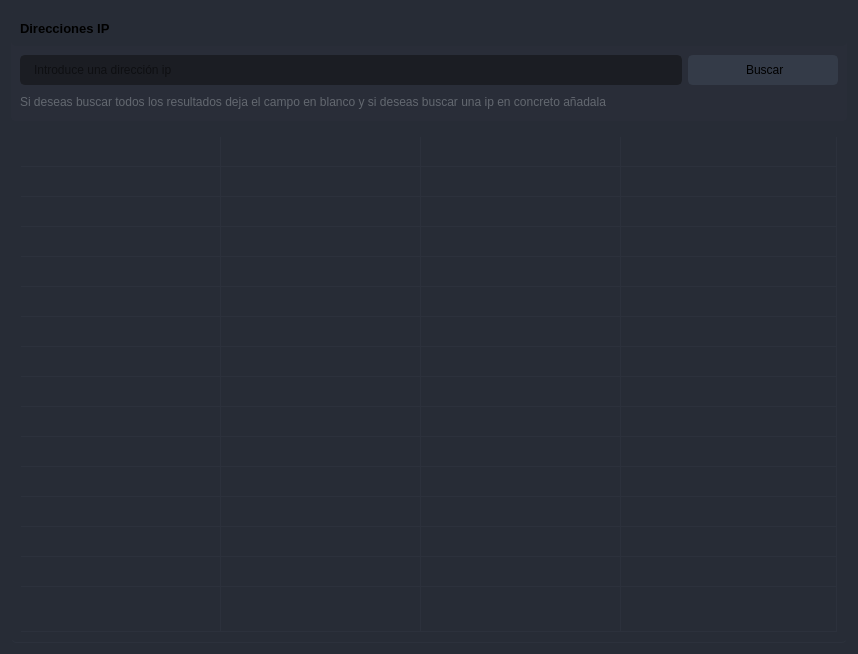
                        <widget class="QWidget" name="tab_10">
                         <property name="styleSheet">
                          <string notr="true">background-color: rgb(39, 44, 54);
</string>
                         </property>
                         <attribute name="title">
                          <string>Consultar Direciones IPs</string>
                         </attribute>
                         <layout class="QVBoxLayout" name="verticalLayout_26">
                          <item>
                           <widget class="QFrame" name="frame_div_content_2">
                            <property name="minimumSize">
                             <size>
                              <width>0</width>
                              <height>110</height>
                             </size>
                            </property>
                            <property name="maximumSize">
                             <size>
                              <width>16777215</width>
                              <height>110</height>
                             </size>
                            </property>
                            <property name="styleSheet">
                             <string notr="true">background-color: rgb(41, 45, 56);
border-radius: 5px;
</string>
                            </property>
                            <property name="frameShape">
                             <enum>QFrame::NoFrame</enum>
                            </property>
                            <property name="frameShadow">
                             <enum>QFrame::Raised</enum>
                            </property>
                            <layout class="QVBoxLayout" name="verticalLayout_16">
                             <property name="spacing">
                              <number>0</number>
                             </property>
                             <property name="leftMargin">
                              <number>0</number>
                             </property>
                             <property name="topMargin">
                              <number>0</number>
                             </property>
                             <property name="rightMargin">
                              <number>0</number>
                             </property>
                             <property name="bottomMargin">
                              <number>0</number>
                             </property>
                             <item>
                              <widget class="QFrame" name="frame_title_wid_2">
                               <property name="maximumSize">
                                <size>
                                 <width>16777215</width>
                                 <height>35</height>
                                </size>
                               </property>
                               <property name="styleSheet">
                                <string notr="true">background-color: rgb(39, 44, 54);</string>
                               </property>
                               <property name="frameShape">
                                <enum>QFrame::StyledPanel</enum>
                               </property>
                               <property name="frameShadow">
                                <enum>QFrame::Raised</enum>
                               </property>
                               <layout class="QVBoxLayout" name="verticalLayout_25">
                                <item>
                                 <widget class="QLabel" name="labelBoxBlenderInstalation_2">
                                  <property name="font">
                                   <font>
                                    <family>Segoe UI</family>
                                    <pointsize>10</pointsize>
                                    <weight>75</weight>
                                    <bold>true</bold>
                                   </font>
                                  </property>
                                  <property name="styleSheet">
                                   <string notr="true"/>
                                  </property>
                                  <property name="text">
                                   <string>Direcciones IP</string>
                                  </property>
                                 </widget>
                                </item>
                               </layout>
                              </widget>
                             </item>
                             <item>
                              <widget class="QFrame" name="frame_content_wid_2">
                               <property name="frameShape">
                                <enum>QFrame::NoFrame</enum>
                               </property>
                               <property name="frameShadow">
                                <enum>QFrame::Raised</enum>
                               </property>
                               <layout class="QHBoxLayout" name="horizontalLayout_16">
                                <item>
                                 <layout class="QGridLayout" name="gridLayout_6">
                                  <property name="bottomMargin">
                                   <number>0</number>
                                  </property>
                                  <item row="0" column="0">
                                   <widget class="QLineEdit" name="lineEdit_2">
                                    <property name="minimumSize">
                                     <size>
                                      <width>0</width>
                                      <height>30</height>
                                     </size>
                                    </property>
                                    <property name="styleSheet">
                                     <string notr="true">QLineEdit {
	background-color: rgb(27, 29, 35);
	border-radius: 5px;
	border: 2px solid rgb(27, 29, 35);
	padding-left: 10px;
}
QLineEdit:hover {
	border: 2px solid rgb(64, 71, 88);
}
QLineEdit:focus {
	border: 2px solid rgb(91, 101, 124);
}</string>
                                    </property>
                                    <property name="placeholderText">
                                     <string>Introduce una dirección ip</string>
                                    </property>
                                   </widget>
                                  </item>
                                  <item row="0" column="1">
                                   <widget class="QPushButton" name="buscar">
                                    <property name="sizePolicy">
                                     <sizepolicy hsizetype="Preferred" vsizetype="Preferred">
                                      <horstretch>0</horstretch>
                                      <verstretch>0</verstretch>
                                     </sizepolicy>
                                    </property>
                                    <property name="minimumSize">
                                     <size>
                                      <width>150</width>
                                      <height>30</height>
                                     </size>
                                    </property>
                                    <property name="font">
                                     <font>
                                      <family>Segoe UI</family>
                                      <pointsize>9</pointsize>
                                     </font>
                                    </property>
                                    <property name="styleSheet">
                                     <string notr="true">QPushButton {
	border: 2px solid rgb(52, 59, 72);
	border-radius: 5px;
	background-color: rgb(52, 59, 72);
}
QPushButton:hover {
	background-color: rgb(57, 65, 80);
	border: 2px solid rgb(61, 70, 86);
}
QPushButton:pressed {
	background-color: rgb(35, 40, 49);
	border: 2px solid rgb(43, 50, 61);
}</string>
                                    </property>
                                    <property name="text">
                                     <string> Buscar</string>
                                    </property>
                                    <property name="icon">
                                     <iconset>
                                      <normaloff>icons/16x16/cil-lupita.png</normaloff>icons/16x16/cil-lupita.png</iconset>
                                    </property>
                                   </widget>
                                  </item>
                                  <item row="1" column="0" colspan="2">
                                   <widget class="QLabel" name="labelVersion_4">
                                    <property name="styleSheet">
                                     <string notr="true">color: rgb(98, 103, 111);</string>
                                    </property>
                                    <property name="lineWidth">
                                     <number>1</number>
                                    </property>
                                    <property name="text">
                                     <string>Si deseas buscar todos los resultados deja el campo en blanco y si deseas buscar una ip en concreto añadala</string>
                                    </property>
                                    <property name="alignment">
                                     <set>Qt::AlignLeading|Qt::AlignLeft|Qt::AlignVCenter</set>
                                    </property>
                                   </widget>
                                  </item>
                                 </layout>
                                </item>
                               </layout>
                              </widget>
                             </item>
                            </layout>
                           </widget>
                          </item>
                          <item>
                           <widget class="QTableWidget" name="tableWidget_ip">
                            <property name="sizePolicy">
                             <sizepolicy hsizetype="Expanding" vsizetype="Expanding">
                              <horstretch>0</horstretch>
                              <verstretch>0</verstretch>
                             </sizepolicy>
                            </property>
                            <property name="palette">
                             <palette>
                              <active>
                               <colorrole role="WindowText">
                                <brush brushstyle="SolidPattern">
                                 <color alpha="255">
                                  <red>210</red>
                                  <green>210</green>
                                  <blue>210</blue>
                                 </color>
                                </brush>
                               </colorrole>
                               <colorrole role="Button">
                                <brush brushstyle="SolidPattern">
                                 <color alpha="255">
                                  <red>39</red>
                                  <green>44</green>
                                  <blue>54</blue>
                                 </color>
                                </brush>
                               </colorrole>
                               <colorrole role="Text">
                                <brush brushstyle="SolidPattern">
                                 <color alpha="255">
                                  <red>210</red>
                                  <green>210</green>
                                  <blue>210</blue>
                                 </color>
                                </brush>
                               </colorrole>
                               <colorrole role="ButtonText">
                                <brush brushstyle="SolidPattern">
                                 <color alpha="255">
                                  <red>210</red>
                                  <green>210</green>
                                  <blue>210</blue>
                                 </color>
                                </brush>
                               </colorrole>
                               <colorrole role="Base">
                                <brush brushstyle="SolidPattern">
                                 <color alpha="255">
                                  <red>39</red>
                                  <green>44</green>
                                  <blue>54</blue>
                                 </color>
                                </brush>
                               </colorrole>
                               <colorrole role="Window">
                                <brush brushstyle="SolidPattern">
                                 <color alpha="255">
                                  <red>39</red>
                                  <green>44</green>
                                  <blue>54</blue>
                                 </color>
                                </brush>
                               </colorrole>
                               <colorrole role="PlaceholderText">
                                <brush brushstyle="NoBrush">
                                 <color alpha="128">
                                  <red>210</red>
                                  <green>210</green>
                                  <blue>210</blue>
                                 </color>
                                </brush>
                               </colorrole>
                              </active>
                              <inactive>
                               <colorrole role="WindowText">
                                <brush brushstyle="SolidPattern">
                                 <color alpha="255">
                                  <red>210</red>
                                  <green>210</green>
                                  <blue>210</blue>
                                 </color>
                                </brush>
                               </colorrole>
                               <colorrole role="Button">
                                <brush brushstyle="SolidPattern">
                                 <color alpha="255">
                                  <red>39</red>
                                  <green>44</green>
                                  <blue>54</blue>
                                 </color>
                                </brush>
                               </colorrole>
                               <colorrole role="Text">
                                <brush brushstyle="SolidPattern">
                                 <color alpha="255">
                                  <red>210</red>
                                  <green>210</green>
                                  <blue>210</blue>
                                 </color>
                                </brush>
                               </colorrole>
                               <colorrole role="ButtonText">
                                <brush brushstyle="SolidPattern">
                                 <color alpha="255">
                                  <red>210</red>
                                  <green>210</green>
                                  <blue>210</blue>
                                 </color>
                                </brush>
                               </colorrole>
                               <colorrole role="Base">
                                <brush brushstyle="SolidPattern">
                                 <color alpha="255">
                                  <red>39</red>
                                  <green>44</green>
                                  <blue>54</blue>
                                 </color>
                                </brush>
                               </colorrole>
                               <colorrole role="Window">
                                <brush brushstyle="SolidPattern">
                                 <color alpha="255">
                                  <red>39</red>
                                  <green>44</green>
                                  <blue>54</blue>
                                 </color>
                                </brush>
                               </colorrole>
                               <colorrole role="PlaceholderText">
                                <brush brushstyle="NoBrush">
                                 <color alpha="128">
                                  <red>210</red>
                                  <green>210</green>
                                  <blue>210</blue>
                                 </color>
                                </brush>
                               </colorrole>
                              </inactive>
                              <disabled>
                               <colorrole role="WindowText">
                                <brush brushstyle="SolidPattern">
                                 <color alpha="255">
                                  <red>210</red>
                                  <green>210</green>
                                  <blue>210</blue>
                                 </color>
                                </brush>
                               </colorrole>
                               <colorrole role="Button">
                                <brush brushstyle="SolidPattern">
                                 <color alpha="255">
                                  <red>39</red>
                                  <green>44</green>
                                  <blue>54</blue>
                                 </color>
                                </brush>
                               </colorrole>
                               <colorrole role="Text">
                                <brush brushstyle="SolidPattern">
                                 <color alpha="255">
                                  <red>210</red>
                                  <green>210</green>
                                  <blue>210</blue>
                                 </color>
                                </brush>
                               </colorrole>
                               <colorrole role="ButtonText">
                                <brush brushstyle="SolidPattern">
                                 <color alpha="255">
                                  <red>210</red>
                                  <green>210</green>
                                  <blue>210</blue>
                                 </color>
                                </brush>
                               </colorrole>
                               <colorrole role="Base">
                                <brush brushstyle="SolidPattern">
                                 <color alpha="255">
                                  <red>39</red>
                                  <green>44</green>
                                  <blue>54</blue>
                                 </color>
                                </brush>
                               </colorrole>
                               <colorrole role="Window">
                                <brush brushstyle="SolidPattern">
                                 <color alpha="255">
                                  <red>39</red>
                                  <green>44</green>
                                  <blue>54</blue>
                                 </color>
                                </brush>
                               </colorrole>
                               <colorrole role="PlaceholderText">
                                <brush brushstyle="NoBrush">
                                 <color alpha="128">
                                  <red>210</red>
                                  <green>210</green>
                                  <blue>210</blue>
                                 </color>
                                </brush>
                               </colorrole>
                              </disabled>
                             </palette>
                            </property>
                            <property name="contextMenuPolicy">
                             <enum>Qt::DefaultContextMenu</enum>
                            </property>
                            <property name="styleSheet">
                             <string notr="true">QTableWidget {
	background-color: rgb(39, 44, 54);
	padding: 10px;
	border-radius: 5px;
	gridline-color: rgb(44, 49, 60);
	border-bottom: 1px solid rgb(44, 49, 60);
}
QTableWidget::item{
	border-color: rgb(44, 49, 60);
	padding-left: 5px;
	padding-right: 5px;
	gridline-color: rgb(44, 49, 60);
}
QTableWidget::item:selected{
	background-color: rgb(85, 170, 255);
}
QScrollBar:horizontal {
    border: none;
    background: rgb(52, 59, 72);
    height: 14px;
    margin: 0px 21px 0 21px;
	border-radius: 0px;
}
 QScrollBar:vertical {
	border: none;
    background: rgb(52, 59, 72);
    width: 14px;
    margin: 21px 0 21px 0;
	border-radius: 0px;
 }
QHeaderView::section{
	Background-color: rgb(39, 44, 54);
	max-width: 30px;
	border: 1px solid rgb(44, 49, 60);
	border-style: none;
    border-bottom: 1px solid rgb(44, 49, 60);
    border-right: 1px solid rgb(44, 49, 60);
}
QTableWidget::horizontalHeader {
	background-color: rgb(81, 255, 0);
}
QHeaderView::section:horizontal
{
    border: 1px solid rgb(32, 34, 42);
	background-color: rgb(27, 29, 35);
	padding: 3px;
	border-top-left-radius: 7px;
    border-top-right-radius: 7px;
}
QHeaderView::section:vertical
{
    border: 1px solid rgb(44, 49, 60);
}
</string>
                            </property>
                            <property name="frameShape">
                             <enum>QFrame::NoFrame</enum>
                            </property>
                            <property name="verticalScrollBarPolicy">
                             <enum>Qt::ScrollBarAsNeeded</enum>
                            </property>
                            <property name="horizontalScrollBarPolicy">
                             <enum>Qt::ScrollBarAsNeeded</enum>
                            </property>
                            <property name="sizeAdjustPolicy">
                             <enum>QAbstractScrollArea::AdjustToContents</enum>
                            </property>
                            <property name="editTriggers">
                             <set>QAbstractItemView::NoEditTriggers</set>
                            </property>
                            <property name="alternatingRowColors">
                             <bool>false</bool>
                            </property>
                            <property name="selectionMode">
                             <enum>QAbstractItemView::SingleSelection</enum>
                            </property>
                            <property name="selectionBehavior">
                             <enum>QAbstractItemView::SelectRows</enum>
                            </property>
                            <property name="showGrid">
                             <bool>true</bool>
                            </property>
                            <property name="gridStyle">
                             <enum>Qt::SolidLine</enum>
                            </property>
                            <property name="sortingEnabled">
                             <bool>false</bool>
                            </property>
                            <property name="columnCount">
                             <number>4</number>
                            </property>
                            <attribute name="horizontalHeaderVisible">
                             <bool>false</bool>
                            </attribute>
                            <attribute name="horizontalHeaderCascadingSectionResizes">
                             <bool>true</bool>
                            </attribute>
                            <attribute name="horizontalHeaderDefaultSectionSize">
                             <number>200</number>
                            </attribute>
                            <attribute name="horizontalHeaderStretchLastSection">
                             <bool>true</bool>
                            </attribute>
                            <attribute name="verticalHeaderVisible">
                             <bool>false</bool>
                            </attribute>
                            <attribute name="verticalHeaderCascadingSectionResizes">
                             <bool>false</bool>
                            </attribute>
                            <attribute name="verticalHeaderHighlightSections">
                             <bool>false</bool>
                            </attribute>
                            <attribute name="verticalHeaderStretchLastSection">
                             <bool>true</bool>
                            </attribute>
                            <row>
                             <property name="text">
                              <string>New Row</string>
                             </property>
                             <property name="font">
                              <font>
                               <family>Segoe UI</family>
                              </font>
                             </property>
                            </row>
                            <row>
                             <property name="text">
                              <string>New Row</string>
                             </property>
                            </row>
                            <row>
                             <property name="text">
                              <string>New Row</string>
                             </property>
                            </row>
                            <row>
                             <property name="text">
                              <string>New Row</string>
                             </property>
                            </row>
                            <row>
                             <property name="text">
                              <string>New Row</string>
                             </property>
                            </row>
                            <row>
                             <property name="text">
                              <string>New Row</string>
                             </property>
                            </row>
                            <row>
                             <property name="text">
                              <string>New Row</string>
                             </property>
                            </row>
                            <row>
                             <property name="text">
                              <string>New Row</string>
                             </property>
                            </row>
                            <row>
                             <property name="text">
                              <string>New Row</string>
                             </property>
                            </row>
                            <row/>
                            <row/>
                            <row/>
                            <row/>
                            <row/>
                            <row/>
                            <row/>
                            <column>
                             <property name="text">
                              <string>0</string>
                             </property>
                            </column>
                            <column>
                             <property name="text">
                              <string>1</string>
                             </property>
                            </column>
                            <column>
                             <property name="text">
                              <string>2</string>
                             </property>
                            </column>
                            <column/>
                            <item row="0" column="0">
                             <property name="text">
                              <string/>
                             </property>
                            </item>
                            <item row="0" column="1">
                             <property name="text">
                              <string/>
                             </property>
                            </item>
                            <item row="0" column="2">
                             <property name="text">
                              <string/>
                             </property>
                            </item>
                           </widget>
                          </item>
                         </layout>
                        </widget>
